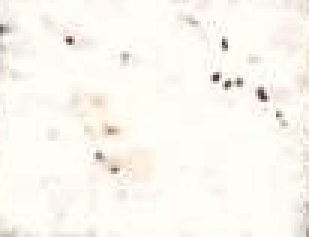
#> input picture Trial_6/Samples/SetA/00_arya_3.5.png, 103 x 79 px (shown 3 times larger); its folder holds 4 pictures in this run
$ python Image_analysis.py   (Python 2 division)   (older library calls are emulated)
#> lines starting #> are read from the running program, lines starting #| are printed output that depends on the picture
# Read Image List

from os import listdir

imagesrc = 'Samples/SetA'
# imagesrc = 'Samples/SetB'
files = listdir(imagesrc)
files = sorted(files)


print files


# Input Glucose Concentration Information

import numpy as np
gluccose_levels = np.linspace(3.5, 12.5, 10)
# gluccose_levels = np.linspace(3.5, 6.5, 4)

print gluccose_levels


# Read Images

from scipy import misc
#import matplotlib.pyplot as plt

data = []

for file in files:
    img = misc.imread(imagesrc+'/'+file)
#> img is the input picture: shape (79, 103, 3); mean R, G, B 250.4, 247.4, 239.8

    # The channels are Reg, Green, Blue and Transparency
    # Select the red channel

    red_component = img[:,:,0]
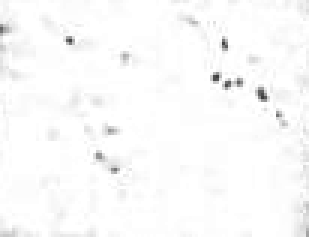
#> red_component: shape (79, 103) (shown 3 times larger); min 61, max 255, mean 250.4

    # Flatten the array
    red_vector = red_component.flatten()
#> red_vector = 8137 values, max 255 at index 13, min 61 at index 3383, mean 250.4

    data.append(red_vector)
#> pass 2 of the loop `for file in files:`:
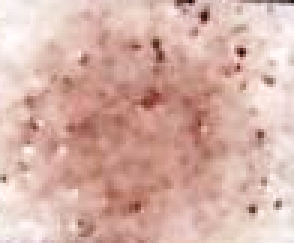
#> input picture Trial_6/Samples/SetA/01_arya_4.5.png, 98 x 81 px (shown 3 times larger)
#> img is the input picture: shape (81, 98, 3); mean R, G, B 214.8, 177.2, 167.4
#> `red_component = img[:,:,0]`:
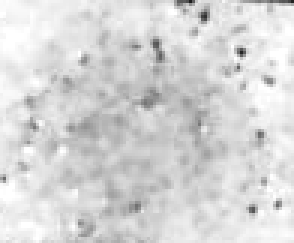
#> red_component: shape (81, 98) (shown 3 times larger); min 31, max 255, mean 214.8
#> red_vector = 7938 values, max 255 at index 351, min 31 at index 63, mean 214.8
#> pass 3 of the loop `for file in files:`:
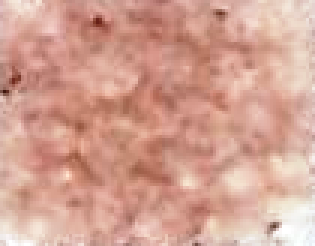
#> input picture Trial_6/Samples/SetA/02_arya_5.5.png, 105 x 82 px (shown 3 times larger)
#> img is the input picture: shape (82, 105, 3); mean R, G, B 211.6, 162, 147
#> `red_component = img[:,:,0]`:
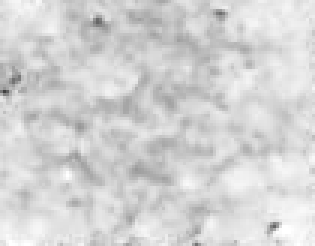
#> red_component: shape (82, 105) (shown 3 times larger); min 64, max 255, mean 211.6
#> red_vector = 8610 values, max 255 at index 6112, min 64 at index 3151, mean 211.6
#> the loop made 4 passes; the first 3 are shown


# Transpose the matrix
data = map(list, zip(*data))

print type(data)

import pandas as pd

#columns=gluccose_levels

#> (the run stopped early here; a loop or call above may not have finished)
